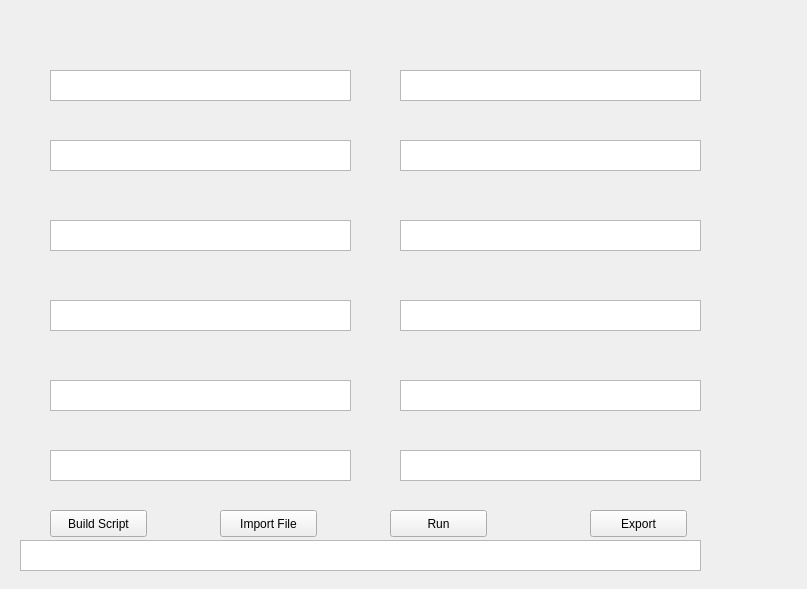
<?xml version="1.0" encoding="UTF-8"?>
<ui version="4.0">
 <class>Form</class>
 <widget class="QWidget" name="Form">
  <property name="geometry">
   <rect>
    <x>0</x>
    <y>0</y>
    <width>807</width>
    <height>589</height>
   </rect>
  </property>
  <property name="windowTitle">
   <string>Form</string>
  </property>
  <widget class="QTextEdit" name="textEdit">
   <property name="geometry">
    <rect>
     <x>50</x>
     <y>70</y>
     <width>301</width>
     <height>31</height>
    </rect>
   </property>
  </widget>
  <widget class="QTextEdit" name="textEdit_2">
   <property name="geometry">
    <rect>
     <x>20</x>
     <y>540</y>
     <width>681</width>
     <height>31</height>
    </rect>
   </property>
  </widget>
  <widget class="QPushButton" name="pushButton_2">
   <property name="geometry">
    <rect>
     <x>50</x>
     <y>510</y>
     <width>97</width>
     <height>27</height>
    </rect>
   </property>
   <property name="text">
    <string>Build Script</string>
   </property>
  </widget>
  <widget class="QPushButton" name="pushButton_3">
   <property name="geometry">
    <rect>
     <x>220</x>
     <y>510</y>
     <width>97</width>
     <height>27</height>
    </rect>
   </property>
   <property name="text">
    <string>Import File</string>
   </property>
  </widget>
  <widget class="QPushButton" name="pushButton_4">
   <property name="geometry">
    <rect>
     <x>390</x>
     <y>510</y>
     <width>97</width>
     <height>27</height>
    </rect>
   </property>
   <property name="text">
    <string>Run</string>
   </property>
  </widget>
  <widget class="QPushButton" name="pushButton_5">
   <property name="geometry">
    <rect>
     <x>590</x>
     <y>510</y>
     <width>97</width>
     <height>27</height>
    </rect>
   </property>
   <property name="text">
    <string>Export</string>
   </property>
  </widget>
  <widget class="QTextEdit" name="textEdit_5">
   <property name="geometry">
    <rect>
     <x>50</x>
     <y>140</y>
     <width>301</width>
     <height>31</height>
    </rect>
   </property>
  </widget>
  <widget class="QTextEdit" name="textEdit_6">
   <property name="geometry">
    <rect>
     <x>50</x>
     <y>220</y>
     <width>301</width>
     <height>31</height>
    </rect>
   </property>
  </widget>
  <widget class="QTextEdit" name="textEdit_7">
   <property name="geometry">
    <rect>
     <x>50</x>
     <y>300</y>
     <width>301</width>
     <height>31</height>
    </rect>
   </property>
  </widget>
  <widget class="QTextEdit" name="textEdit_8">
   <property name="geometry">
    <rect>
     <x>50</x>
     <y>380</y>
     <width>301</width>
     <height>31</height>
    </rect>
   </property>
  </widget>
  <widget class="QTextEdit" name="textEdit_9">
   <property name="geometry">
    <rect>
     <x>50</x>
     <y>450</y>
     <width>301</width>
     <height>31</height>
    </rect>
   </property>
  </widget>
  <widget class="QTextEdit" name="textEdit_10">
   <property name="geometry">
    <rect>
     <x>400</x>
     <y>140</y>
     <width>301</width>
     <height>31</height>
    </rect>
   </property>
  </widget>
  <widget class="QTextEdit" name="textEdit_11">
   <property name="geometry">
    <rect>
     <x>400</x>
     <y>450</y>
     <width>301</width>
     <height>31</height>
    </rect>
   </property>
  </widget>
  <widget class="QTextEdit" name="textEdit_12">
   <property name="geometry">
    <rect>
     <x>400</x>
     <y>380</y>
     <width>301</width>
     <height>31</height>
    </rect>
   </property>
  </widget>
  <widget class="QTextEdit" name="textEdit_3">
   <property name="geometry">
    <rect>
     <x>400</x>
     <y>70</y>
     <width>301</width>
     <height>31</height>
    </rect>
   </property>
  </widget>
  <widget class="QTextEdit" name="textEdit_13">
   <property name="geometry">
    <rect>
     <x>400</x>
     <y>220</y>
     <width>301</width>
     <height>31</height>
    </rect>
   </property>
  </widget>
  <widget class="QTextEdit" name="textEdit_14">
   <property name="geometry">
    <rect>
     <x>400</x>
     <y>300</y>
     <width>301</width>
     <height>31</height>
    </rect>
   </property>
  </widget>
 </widget>
 <resources/>
 <connections/>
</ui>
